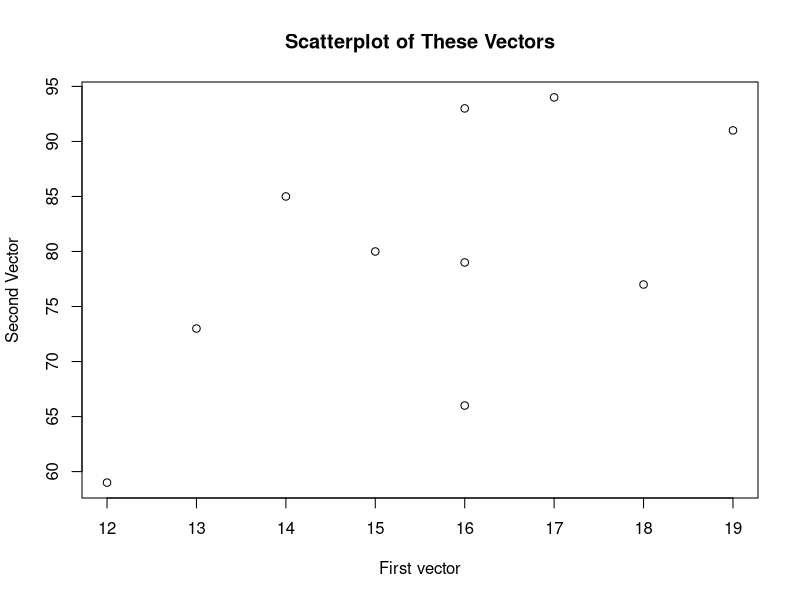

Source code (R):
MADcalculator <- function(my.vector) {
  mad.value = median(abs(my.vector - median(my.vector)))
  return(mad.value)
}
my.list1 = c(4,2,5,3,0,4)
MADcalculator(my.list1)




CorrelationAnalyzer <- function(vector1, vector2) {
  plot(vector1, vector2, main = "Scatterplot of These Vectors",
       xlab = "First vector", ylab = "Second Vector")
  
  pcc = (sum((vector1 - mean(vector1))*(vector2 - mean(vector2)))) / (sqrt((sum((vector1 - mean(vector1))^2))*(sum((vector2 - mean(vector2))^2))))
  print(pcc)
    if (pcc < 0.5){
    print("Correlation is WEAK")
  } else if (pcc >= 0.5 && pcc < 0.8) {
    print("Correlation is GOOD ENOUGH")
  } else {
    print("Correlation is STRONG")
  }
}
my.list2 = c(17,13,12,15,16,14,16,16,18,19)
my.list3 = c(94,73,59,80,93,85,66,79,77,91)
CorrelationAnalyzer(my.list2, my.list3)





MissingValueReplacer <- function(my.vector) {
  my.vector[is.na(my.vector)] <- mean(my.vector, na.rm = T)
  round(my.vector, digits = 1)
}
my.list4 <- c(2,5,9,8,NA,7,10,4,NA)
MissingValueReplacer(my.list4)

